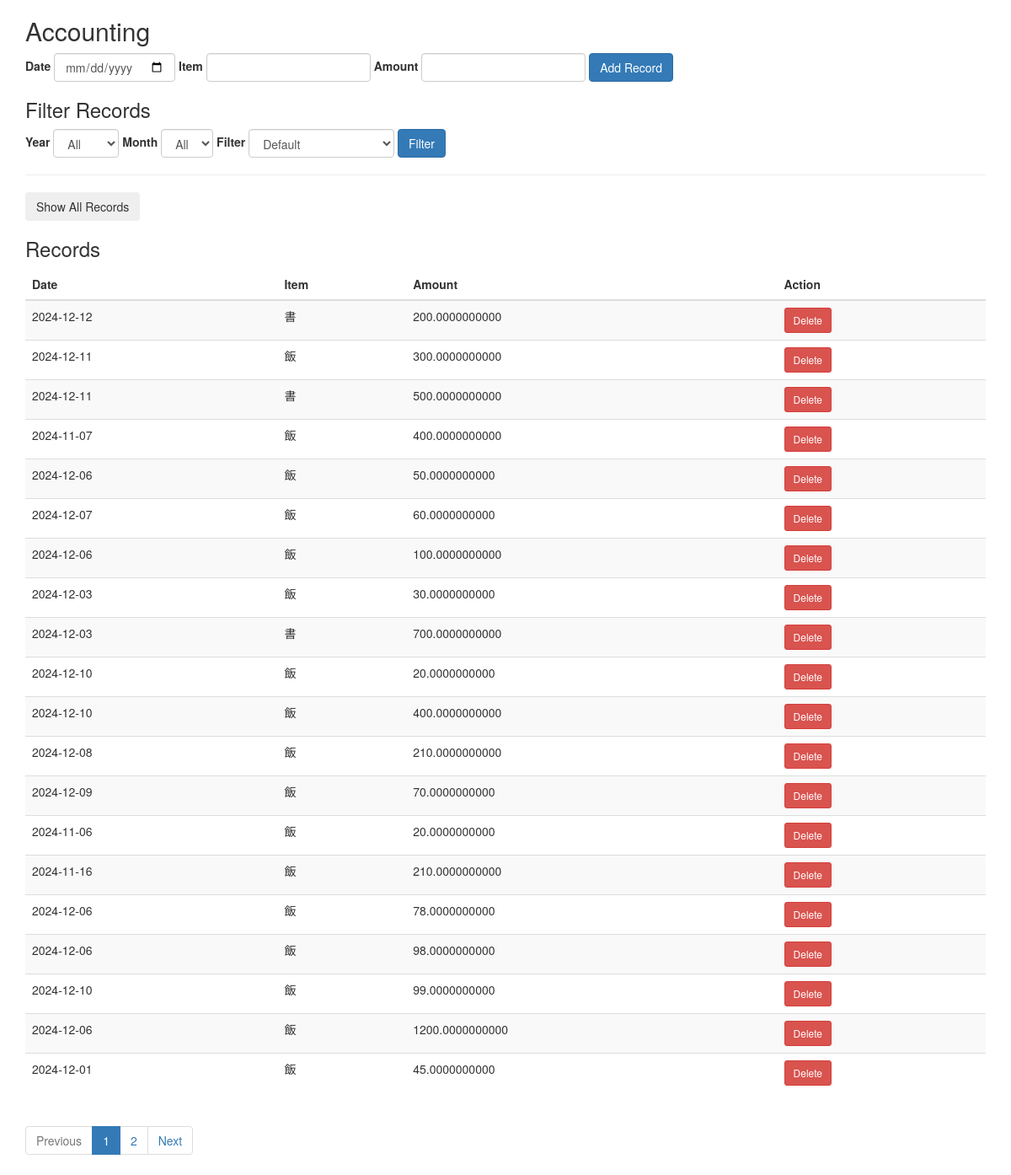
The app's page /index (signed in) with its own data.
### app.py (models this page shows)
class Record(db.Model):
    id = db.Column(db.Integer, primary_key=True)
    user_id = db.Column(db.Integer, db.ForeignKey('user.id'), nullable=False)
    date = db.Column(db.Date, nullable=False)
    item = db.Column(db.String(100), nullable=False)
    amount = db.Column(db.Numeric, nullable=False)

### app.py (the view, shortened to what this page needs)
@app.route('/index', methods=['GET', 'POST'])
@login_required
def index():
    form = RecordForm()
    filter_form = FilterForm()
    query = Record.query.filter_by(user_id=session['user_id'])
    page = request.args.get('page', 1, type=int)
    pagination = query.paginate(page=page, per_page=20, error_out=False)
    records = pagination.items
    return render_template('index.html', form=form, filter_form=filter_form, records=records, pagination=pagination)

### app.py
class RecordForm(FlaskForm):
    date = DateField('Date', format='%Y-%m-%d', validators=[InputRequired()])
    item = StringField('Item', validators=[InputRequired(), Length(max=100)])
    amount = DecimalField('Amount', validators=[InputRequired(), NumberRange(min=-9999999999, max=9999999999)])
    submit = SubmitField('Add Record')

class FilterForm(FlaskForm):
    month = SelectField('Month', choices=[('all', 'All')] + [(str(i), str(i)) for i in range(1, 13)])
    year = SelectField('Year', choices=[('all', 'All')] + [(str(i), str(i)) for i in range(2000, 2026)])
    filter_type = SelectField('Filter', choices=[('default', 'Default'), ('date_asc', 'Date Ascending'), ('amount_desc', 'Amount Descending'), ('amount_asc', 'Amount Ascending')])
    submit = SubmitField('Filter')

### app.py (called while the page is built)
def login_required(f):
    @wraps(f)
    def decorated_function(*args, **kwargs):
        if 'user_id' not in session:
            return redirect(url_for('login'))
        return f(*args, **kwargs)
    return decorated_function

### templates/index.html (shortened to what this page needs)
<!DOCTYPE html>
<html lang="en">
<head>
    <link rel="stylesheet" href="https://maxcdn.bootstrapcdn.com/bootstrap/3.3.7/css/bootstrap.min.css">
</head>
<body>
<div class="container">
    <h2>Accounting</h2>
    <form class="form-inline" method="POST" action="{{ url_for('index') }}">
        <div class="form-group">
            {{ form.date.label }}
            {{ form.date(class="form-control") }}
        </div>
        <div class="form-group">
            {{ form.item.label }}
            {{ form.item(class="form-control") }}
        </div>
        <div class="form-group">
            {{ form.amount.label }}
            {{ form.amount(class="form-control") }}
        </div>
        <div class="form-group">
            {{ form.submit(class="btn btn-primary") }}
        </div>
    </form>
    <h3>Filter Records</h3>
    <form class="form-inline" method="POST" action="{{ url_for('index') }}">
        <div class="form-group">
            {{ filter_form.year.label }}
            {{ filter_form.year(class="form-control") }}
        </div>
        <div class="form-group">
            {{ filter_form.month.label }}
            {{ filter_form.month(class="form-control") }}
        </div>
        <div class="form-group">
            {{ filter_form.filter_type.label }}
            {{ filter_form.filter_type(class="form-control") }}
        </div>
        <div class="form-group">
            {{ filter_form.submit(class="btn btn-primary") }}
        </div>
    </form>
    <form method="GET" action="{{ url_for('show_all_records') }}">
        <div class="form-group">
            <hr>
            <button type="submit" class="btn btn-secondary">Show All Records</button>
        </div>
    </form>
    <h3>Records</h3>
    <table class="table table-striped">
        <thead>
        <tr>
            <th>Date</th>
            <th>Item</th>
            <th>Amount</th>
            <th>Action</th>
        </tr>
        </thead>
        <tbody>
        {% for record in records %}
            <tr>
                <td>{{ record.date }}</td>
                <td>{{ record.item }}</td>
                <td>{{ record.amount }}</td>
                <td>
                    <a href="{{ url_for('delete', record_id=record.id) }}" class="btn btn-danger btn-sm">Delete</a>
                </td>
            </tr>
        {% endfor %}
        </tbody>
    </table>
    {% if pagination %}
        <nav>
            <ul class="pagination">
                {% if pagination.has_prev %}
                    <li><a href="{{ url_for('index', page=pagination.prev_num) }}">Previous</a></li>
                {% else %}
                    <li class="disabled"><span>Previous</span></li>
                {% endif %}
                {% for page_num in pagination.iter_pages() %}
                    {% if page_num %}
                        {% if page_num == pagination.page %}
                            <li class="active"><span>{{ page_num }}</span></li>
                        {% else %}
                            <li><a href="{{ url_for('index', page=page_num) }}">{{ page_num }}</a></li>
                        {% endif %}
                    {% else %}
                        <li class="disabled"><span>...</span></li>
                    {% endif %}
                {% endfor %}
                {% if pagination.has_next %}
                    <li><a href="{{ url_for('index', page=pagination.next_num) }}">Next</a></li>
                {% else %}
                    <li class="disabled"><span>Next</span></li>
                {% endif %}
            </ul>
        </nav>
    {% endif %}
</div>
</body>
</html>

### records on screen
Record: date "2024-12-12", item "書", amount "200.0000000000"
Record: date "2024-12-11", item "飯", amount "300.0000000000"
Record: date "2024-12-11", item "書", amount "500.0000000000"
Record: date "2024-11-07", item "飯", amount "400.0000000000"
Record: date "2024-12-06", item "飯", amount "50.0000000000"
Record: date "2024-12-07", item "飯", amount "60.0000000000"
Record: date "2024-12-06", item "飯", amount "100.0000000000"
Record: date "2024-12-03", item "飯", amount "30.0000000000"
Record: date "2024-12-03", item "書", amount "700.0000000000"
Record: date "2024-12-10", item "飯", amount "20.0000000000"
Record: date "2024-12-10", item "飯", amount "400.0000000000"
Record: date "2024-12-08", item "飯", amount "210.0000000000"
Record: date "2024-12-09", item "飯", amount "70.0000000000"
Record: date "2024-11-06", item "飯", amount "20.0000000000"
Record: date "2024-11-16", item "飯", amount "210.0000000000"
Record: date "2024-12-06", item "飯", amount "78.0000000000"
Record: date "2024-12-06", item "飯", amount "98.0000000000"
Record: date "2024-12-10", item "飯", amount "99.0000000000"
Record: date "2024-12-06", item "飯", amount "1200.0000000000"
Record: date "2024-12-01", item "飯", amount "45.0000000000"

### other values on screen
{{ filter_form.year.label }} "Year"
{{ filter_form.month.label }} "Month"
{{ filter_form.filter_type.label }} "Filter"
{{ page_num }} "1"
{{ page_num }} "2"
